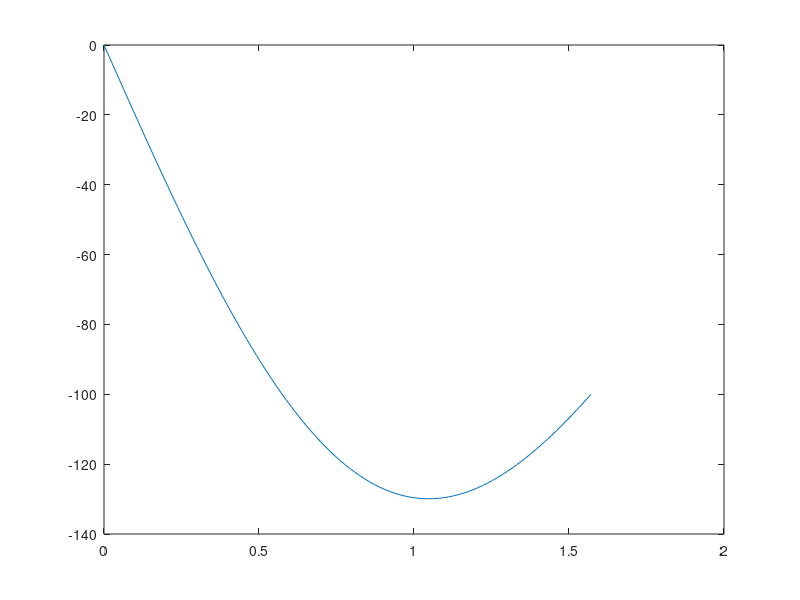

This chart was generated by the following MATLAB code:
% [xopt,fopt]=fminbnd(f,a,b)
% 
% f=@(x) sqrt(x)-2*sin(x);
% [xopt,fopt]=fminbnd(f,0,pi)
% 
% [xopt,fopt]=fminsearch(f,x0)
% [xopt,fopt]=fminunc(f,x0)
% 
% %xopt: hely
% %fopt: érték
% 
% f=@(x) sqrt(x)-2*sin(x);
% [xopt,fopt]=fminsearch(f,0.5)
% 
% [xopt,fopt]=fminunc(f,0.5)

%1.feladat
%a
% f = @(x) x.^2.*cos(3*x)
% [xopt, fopt] = fminbnd(f,0,6)
% x = linspace(0,6);
% p =plot(x,f(x))
% ax = gca;
% ax.XAxisLocation ='origin';
% [xopt, fopt] = fminsearch(f,5)
% hold on; plot(xopt, fopt,"*")
% [xopt, fopt] = fminsearch(f,1)
% hold on; plot(xopt, fopt,"*")
% [xopt, fopt] = fminsearch(f,3)
% hold on; plot(xopt, fopt,"*")
% 
% %3.feladat
% 
% f = @(x) (20-x)*100000 + sqrt(100+x.^2)*250000;
% x = linspace(0,20);
% figure; plot(x, f(x));
% [xopt, fopt] = fminbnd(f,0,20)
% hold on; plot(xopt, fopt, "*");
% %megoldás: fopt az ára

%többváltozós függvénye4k minimalizálása
% x = linspace(-2,2);
% y = linspace(-2,2);
% [x,y] = meshgrid(x,y);
% z = x.^3+y.^3-3*x-3*y;
% figure; mesh(x,y,z);
% axis equal;

%f = @(x,y) x.^3+x.^3+y.^3-3*x-3*y;
%figure; fcontour(f,[-2,2]);
%axis equal;




% %a szintvonalak
% xx=linspace(-2,2); yy=xx;
% [X,Y]=meshgrid(xx,yy);
% Z=X.^3+Y.^3-3*X-3*Y;
% figure; contour(X,Y,Z)
% axis equal
% %a gradiensmezo
% xx=linspace(-2,2,17); yy=xx;
% [X,Y]=meshgrid(xx,yy);
% dX=3*X.^2-3;
% dY=3*Y.^2-3;
% hold on; quiver(X,Y,dX,dY)

% %a szintvonalak
% xx=linspace(-2,2); yy=xx;
% [X,Y]=meshgrid(xx,yy);
% Z=X.^3+Y.^3-3*X-3*Y;
% figure; contour(X,Y,Z)
% axis equal
% %a gradiensmezo
% xx=linspace(-2,2,17); yy=xx;
% [X,Y]=meshgrid(xx,yy);
% Z=X.^3+Y.^3-3*X-3*Y;
% [dX,dY]=gradient(Z);
% hold on; quiver(X,Y,dX,dY)

% %negatív a szintvonalak
% xx=linspace(-2,2); yy=xx;
% [X,Y]=meshgrid(xx,yy);
% Z=X.^3+Y.^3-3*X-3*Y;
% figure; contour(X,Y,Z)
% axis equal
% %negatív a gradiensmezo
% xx=linspace(-2,2,17); yy=xx;
% [X,Y]=meshgrid(xx,yy);
% Z=X.^3+Y.^3-3*X-3*Y;
% [dX,dY]=gradient(Z);
% hold on; quiver(X,Y,-dX,-dY)

% %fminsearch függvénnyel:
% f=@(x) x(1)^3+x(2)^3-3*x(1)-3*x(2);
% [xopt,fopt]=fminsearch(f,[0.5,0.5])


% %Az fminunc f¨uggv´ennyel:
% f=@(x) x(1)^3+x(2)^3-3*x(1)-3*x(2);
% [xopt,fopt]=fminunc(f,[0.5,0.5])
% %Az fminunc f¨uggv´ennyel:
% f=@(x) x(1)^3+x(2)^3-3*x(1)-3*x(2);
% [xopt,fopt]=fminunc(f,[-0.5,0])

%7.feladat
% f=@(x,y) x.^3/6-x+x.*y.^2/4;
% figure;fmesh(f,[-2.5,2.5])
% figure;fcontour(f,[-2.5,2.5],'LevelList',linspace(-2,2,15))
% xx=linspace(-2.5,2.5,17);
% yy=xx;
% [X,Y]=meshgrid(xx,yy);
% Z=f(X,Y);
% [dX,dY]=gradient(Z);
% L=sqrt(dX.^2+dY.^2);
% axis equal;
% hold on;
% quiver(X,Y,-dX./L,-dY./L,0.3)
% F=@(x) f(x(1),x(2));
% [xopt,fopt]=fminunc(F,[1.5,0])
% 
% f=@(x,y) sin(x).*cos(y) ;
% figure;fcontour(f,[0,2*pi])
% xx=linspace(0,2*pi,17);
% yy=xx;
% [X,Y]=meshgrid(xx,yy);
% Z=f(X,Y);
% [dX,dY]=gradient(Z);
% L=sqrt(dX.^2+dY.^2);
% axis equal;
% hold on;
% quiver(X,Y,-dX./L,-dY./L,0.3)
% F=@(x) f(x(1),x(2));
% [xopt,fopt]=fminunc(F,[1.5,0])

% % 4.feladat
% f = @(x) 2.*x.*pi.*(1000./(x.^2.*pi)) + 2.*x.^2.*pi;
% x = linspace(0,20);
% plot(x, f(x))
% [xopt, fopt] = fminsearch(f,0)

%5.feldat
f = @(x) -(10+10.*cos(x)) .*10.*sin(x);
x = linspace(0,pi/2);
plot(x, f(x))
[xopt, fopt] = fminsearch(f,0)
rad2deg(xopt)



